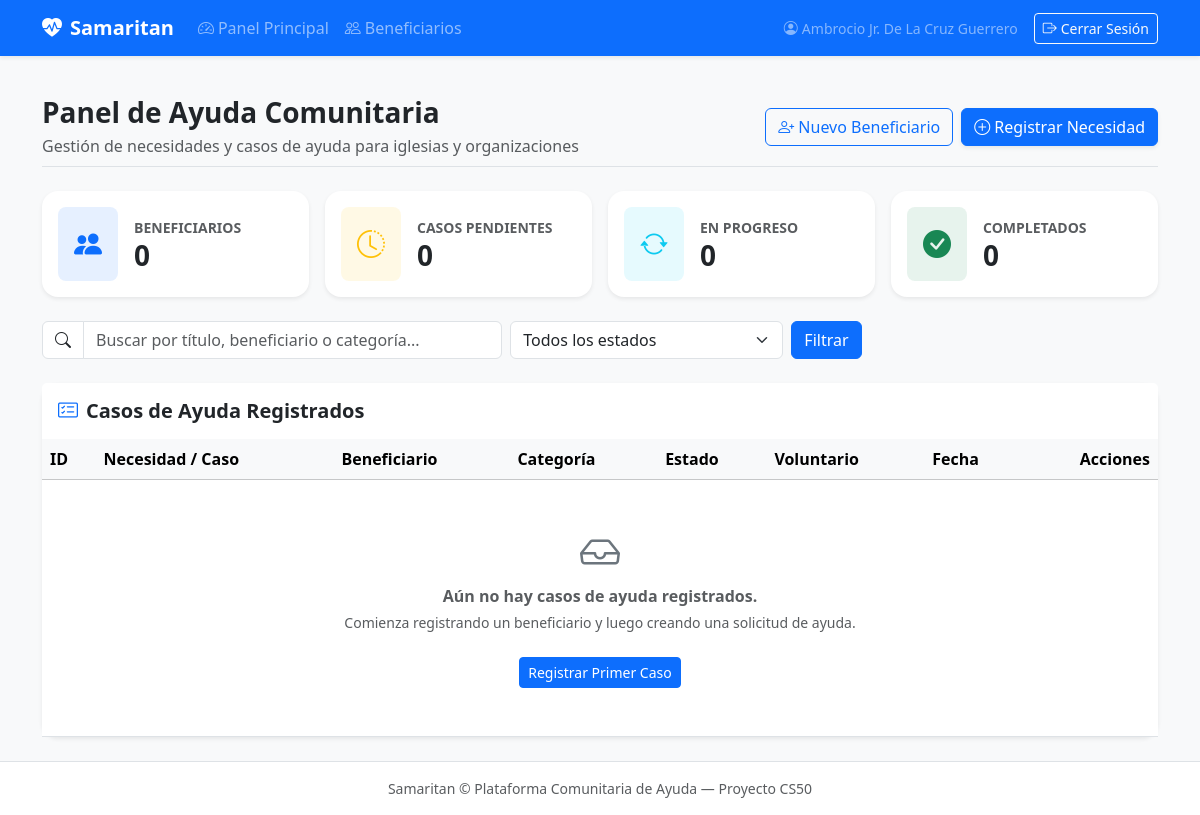
Page / (signed in) on the earlier database version.
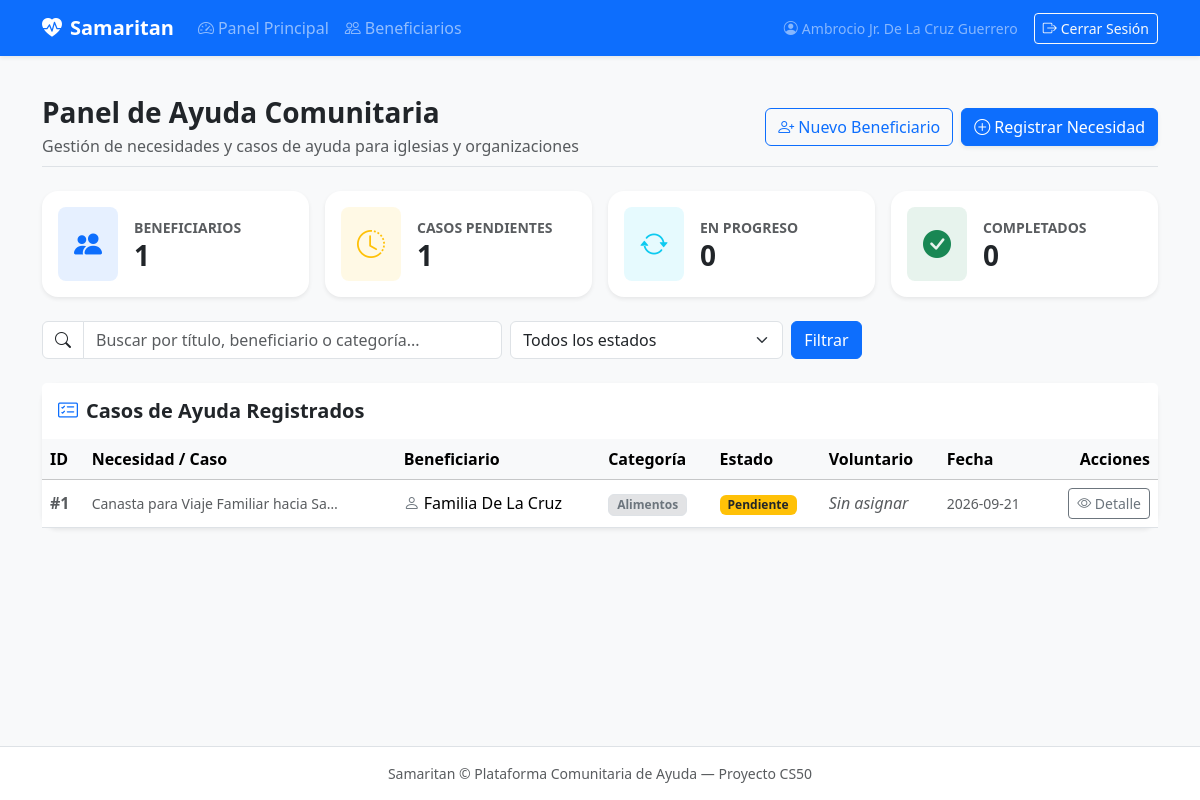
Same page on the later database version.
### tables this page shows
CREATE TABLE cases (
    id INTEGER PRIMARY KEY AUTOINCREMENT,
    beneficiary_id INTEGER NOT NULL,
    case_type TEXT NOT NULL,
    category TEXT NOT NULL,
    status TEXT NOT NULL DEFAULT 'pending',
    volunteer_id INTEGER,
    description TEXT,
    created_at TIMESTAMP DEFAULT CURRENT_TIMESTAMP,
    FOREIGN KEY (beneficiary_id) REFERENCES beneficiaries(id) ON DELETE CASCADE,
    FOREIGN KEY (volunteer_id) REFERENCES users (id) ON DELETE SET NULL
);

CREATE TABLE beneficiaries (
    id INTEGER PRIMARY KEY AUTOINCREMENT,
    name TEXT NOT NULL,
    phone TEXT,
    location TEXT,
    household_size INTEGER DEFAULT 1,
    notes TEXT,
    created_at TIMESTAMP DEFAULT CURRENT_TIMESTAMP
);

### app.py (the view)
@app.route("/")
@login_required
def index():
  with get_db() as conn:
    total_beneficiaries = conn.execute("SELECT COUNT(*) FROM beneficiaries").fetchone()[0]
    total_cases = conn.execute("SELECT COUNT(*) FROM cases").fetchone()[0]
    pending_cases = conn.execute("SELECT COUNT(*) FROM cases WHERE status = 'pending'").fetchone()[0]
    in_progress_cases = conn.execute("SELECT COUNT(*) FROM cases WHERE status = 'in_progress'").fetchone()[0]
    completed_cases = conn.execute("SELECT COUNT(*) FROM cases WHERE status = 'complete'").fetchone()[0]
    status_filter = request.args.get("status")
    search_query = request.args.get("q")
    base_query ="""
      SELECT c.id, c.case_type, c.category, c.description, c.status, c.created_at,
      b.name AS beneficiary_name
      FROM cases c
      JOIN beneficiaries b ON c.beneficiary_id = b.id
    """
    where_clauses = []
    params = []
    if status_filter:
      where_clauses.append("c.status = ?")
      params.append(status_filter)
    if search_query:
      where_clauses.append("(c.description LIKE ? OR b.name LIKE ?)")
      params.extend([f"%{search_query}%", f"%{search_query}%"])
    if where_clauses:
      base_query += " WHERE " + " AND ".join(where_clauses)
    base_query += " ORDER BY c.created_at DESC;"
    with get_db() as conn:
      cases = conn.execute(base_query, params).fetchall()
  return render_template(
    "index.html",
    total_beneficiaries=total_beneficiaries,
    total_cases=total_cases,
    pending_cases=pending_cases,
    in_progress_cases=in_progress_cases,
    completed_cases=completed_cases,
    cases=cases
  )

### app.py (called while the page is built)
@app.after_request
def after_request(response):
    response.headers["Cache-Control"] = "no-cache, no-store, must-revalidate"
    response.headers["Expires"] = 0
    response.headers["Pragma"] = "no-cache"
    return response

### db.py (called while the page is built)
def get_db():
  if "db" not in g:
    g.db = sqlite3.connect(
      current_app.config["DATABASE"],
      detect_types=sqlite3.PARSE_DECLTYPES
    )
    g.db.row_factory = sqlite3.Row
  return g.db

def login_required(f):
  @wraps(f)
  def wrapper(*args, **kwargs):
    if session.get("user_id") is None:
      return redirect("/login")
    return f(*args, **kwargs)
  return wrapper

### templates/index.html (shortened to what this page needs)
{% extends "layout.html" %}
{% block main %}
<div class="d-flex flex-column flex-md-row justify-content-between align-items-md-center mb-4 pb-2 border-bottom">
    <div>
        <h1 class="h3 fw-bold mb-1">Panel de Ayuda Comunitaria</h1>
        <p class="text-muted mb-0">Gestión de necesidades y casos de ayuda para iglesias y organizaciones</p>
    </div>
    <div class="mt-3 mt-md-0 d-flex gap-2">
        <a href="/beneficiaries" class="btn btn-outline-primary">
            <i class="bi bi-person-plus me-1"></i>Nuevo Beneficiario
        </a>
        <a href="/cases/new" class="btn btn-primary shadow-sm">
            <i class="bi bi-plus-circle me-1"></i>Registrar Necesidad
        </a>
    </div>
</div>
<div class="row g-3 mb-4">
    <div class="col-12 col-sm-6 col-lg-3">
        <div class="card border-0 shadow-sm rounded-4 h-100 bg-white">
            <div class="card-body p-3 d-flex align-items-center">
                <div class="rounded-3 bg-primary bg-opacity-10 text-primary p-3 me-3 fs-3">
                    <i class="bi bi-people-fill"></i>
                </div>
                <div>
                    <span class="text-muted small fw-semibold text-uppercase">Beneficiarios</span>
                    <h3 class="fw-bold mb-0">{{ total_beneficiaries }}</h3>
                </div>
            </div>
        </div>
    </div>
    <div class="col-12 col-sm-6 col-lg-3">
        <div class="card border-0 shadow-sm rounded-4 h-100 bg-white">
            <div class="card-body p-3 d-flex align-items-center">
                <div class="rounded-3 bg-warning bg-opacity-10 text-warning p-3 me-3 fs-3">
                    <i class="bi bi-clock-history"></i>
                </div>
                <div>
                    <span class="text-muted small fw-semibold text-uppercase">Casos Pendientes</span>
                    <h3 class="fw-bold mb-0">{{ pending_cases }}</h3>
                </div>
            </div>
        </div>
    </div>
    <div class="col-12 col-sm-6 col-lg-3">
        <div class="card border-0 shadow-sm rounded-4 h-100 bg-white">
            <div class="card-body p-3 d-flex align-items-center">
                <div class="rounded-3 bg-info bg-opacity-10 text-info p-3 me-3 fs-3">
                    <i class="bi bi-arrow-repeat"></i>
                </div>
                <div>
                    <span class="text-muted small fw-semibold text-uppercase">En Progreso</span>
                    <h3 class="fw-bold mb-0">{{ in_progress_cases }}</h3>
                </div>
            </div>
        </div>
    </div>
    <div class="col-12 col-sm-6 col-lg-3">
        <div class="card border-0 shadow-sm rounded-4 h-100 bg-white">
            <div class="card-body p-3 d-flex align-items-center">
                <div class="rounded-3 bg-success bg-opacity-10 text-success p-3 me-3 fs-3">
                    <i class="bi bi-check-circle-fill"></i>
                </div>
                <div>
                    <span class="text-muted small fw-semibold text-uppercase">Completados</span>
                    <h3 class="fw-bold mb-0">{{ completed_cases }}</h3>
                </div>
            </div>
        </div>
    </div>
</div>
<form method="get" action="/" class="mb-4">
    <div class="row g-2 align-items-center">
        <div class="col-12 col-md-6 col-lg-5">
            <div class="input-group">
                <span class="input-group-text bg-white"><i class="bi bi-search"></i></span>
                <input type="text" class="form-control" name="q" placeholder="Buscar por título, beneficiario o categoría..." value="{{ search_query }}">
            </div>
        </div>
        <div class="col-12 col-md-4 col-lg-3">
            <select name="status" class="form-select">
                <option value="">Todos los estados</option>
            </select>
        </div>
        <div class="col-12 col-md-auto d-flex gap-2">
            <button class="btn btn-primary" type="submit">Filtrar</button>
        </div>
    </div>
</form>
<div class="card border-0 shadow-sm rounded-4">
    <div class="card-header bg-white py-3 border-0 d-flex justify-content-between align-items-center">
        <h5 class="fw-bold mb-0"><i class="bi bi-card-checklist me-2 text-primary"></i>Casos de Ayuda Registrados</h5>
    </div>
    <div class="table-responsive">
        <table class="table table-hover align-middle mb-0">
            <thead class="table-light">
                <tr>
                    <th scope="col">ID</th>
                    <th scope="col">Necesidad / Caso</th>
                    <th scope="col">Beneficiario</th>
                    <th scope="col">Categoría</th>
                    <th scope="col">Estado</th>
                    <th scope="col">Voluntario</th>
                    <th scope="col">Fecha</th>
                    <th scope="col" class="text-end">Acciones</th>
                </tr>
            </thead>
            <tbody>
                {% if cases %}
                    {% for case in cases %}
                        <tr>
                            <td class="text-muted fw-semibold">#{{ case.id }}</td>
                            <td>
                                {% if case.description %}
                                    <p class="small text-muted mb-0 text-truncate" style="max-width: 250px;">{{ case.description }}</p>
                                {% endif %}
                            </td>
                            <td>
                                <i class="bi bi-person me-1 text-secondary"></i>{{ case.beneficiary_name }}
                            </td>
                            <td>
                                <span class="badge bg-secondary-subtle text-secondary border px-2 py-1">
                                    {{ case.category }}
                                </span>
                            </td>
                            <td>
                                {% if case.status == 'pending' %}
                                    <span class="badge bg-warning text-dark px-2 py-1">Pendiente</span>
                                {% elif case.status == 'in_progress' %}
                                    <span class="badge bg-info text-dark px-2 py-1">En progreso</span>
                                {% else %}
                                    <span class="badge bg-success px-2 py-1">Completado</span>
                                {% endif %}
                            </td>
                            <td>
                                {{ case.volunteer_name if case.volunteer_name else '<span class="text-muted fst-italic">Sin asignar</span>' | safe }}
                            </td>
                            <td class="small text-muted">{{ case.created_at.strftime('%Y-%m-%d') }}</td>
                            <td class="text-end">
                                <a href="/cases/{{ case.id }}" class="btn btn-outline-secondary btn-sm">
                                    <i class="bi bi-eye"></i> Detalle
                                </a>
                            </td>
                        </tr>
                    {% endfor %}
                {% else %}
                    <tr>
                        <td colspan="8" class="text-center py-5 text-muted">
                            <i class="bi bi-inbox display-6 d-block mb-2 text-secondary"></i>
                            <p class="mb-1 fw-semibold">Aún no hay casos de ayuda registrados.</p>
                            <p class="small">Comienza registrando un beneficiario y luego creando una solicitud de ayuda.</p>
                            <a href="/cases/new" class="btn btn-primary btn-sm mt-2">Registrar Primer Caso</a>
                        </td>
                    </tr>
                {% endif %}
            </tbody>
        </table>
    </div>
</div>
{% endblock %}

### templates/layout.html (shortened to what this page needs)
<!DOCTYPE html>
<html lang="en">
<head>
  <link href="https://cdn.jsdelivr.net/npm/bootstrap@5.3.3/dist/css/bootstrap.min.css" rel="stylesheet">
  <link href="https://cdn.jsdelivr.net/npm/bootstrap-icons@1.11.3/font/bootstrap-icons.min.css" rel="stylesheet">
</head>
<body class="bg-light d-flex flex-column min-vh-100">
    <nav class="navbar navbar-expand-lg navbar-dark bg-primary shadow-sm">
        <div class="container">
            <a class="navbar-brand fw-bold" href="/">
                <i class="bi bi-heart-pulse-fill me-2"></i>Samaritan
            </a>
            <div class="collapse navbar-collapse" id="navbarMain">
                {% if session["user_id"] %}
                    <ul class="navbar-nav me-auto mb-2 mb-lg-0">
                        <li class="nav-item">
                            <a class="nav-link" href="/"><i class="bi bi-speedometer2 me-1"></i>Panel Principal</a>
                        </li>
                        <li class="nav-item">
                            <a class="nav-link" href="/beneficiaries"><i class="bi bi-people me-1"></i>Beneficiarios</a>
                        </li>
                    </ul>
                    <ul class="navbar-nav ms-auto mb-2 mb-lg-0 align-items-center">
                        <li class="nav-item me-3 text-white-50 small">
                            <i class="bi bi-person-circle me-1"></i>{{ session.get("user_name", "Voluntario") }}
                        </li>
                        <li class="nav-item">
                            <form action="/logout" method="post">
                                <button type="submit" class="btn btn-outline-light btn-sm"><i class="bi bi-box-arrow-right me-1"></i>Cerrar Sesión</button>
                            </form>
                        </li>
                    </ul>
                {% endif %}
            </div>
        </div>
    </nav>
    <main class="container py-4 flex-grow-1">
        {% block main %}{% endblock %}
    </main>
    <footer class="bg-white border-top py-3 mt-auto text-center text-muted small">
        <div class="container">
            Samaritan &copy; Plataforma Comunitaria de Ayuda — Proyecto CS50
        </div>
    </footer>
</body>
</html>

Differences in the rows shown:
added cases: id "1", description "Canasta para Viaje Familiar hacia Sa…", beneficiary_name "Familia De La Cruz", category "Alimentos", status "Pendiente", volunteer_name "Sin asignar", created_at "2026-09-21"
Other differences:
{{ total_beneficiaries }}: "0" → "1"
{{ pending_cases }}: "0" → "1"
text no longer shown: "Aún no hay casos de ayuda registrados. Comienza registrando un beneficiario y luego creando una solicitud de ayuda. Registrar Primer Caso"
